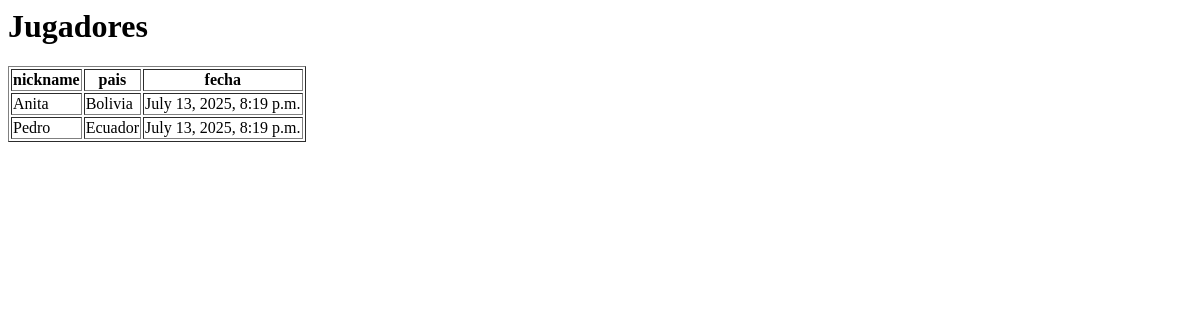
Before: /plataforma/jugadores/ with the older database file.
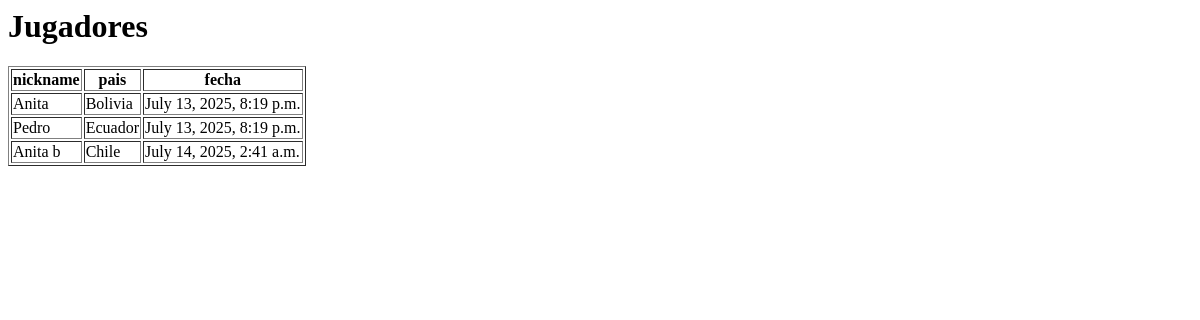
After: the same page with the newer database file.
### plataforma/models.py (models this page shows)
class Jugador(models.Model):
    id_jugador = models.UUIDField(primary_key=True, default=uuid.uuid4, editable=False)
    nickname = models.CharField(max_length=50, unique=True)
    pais = models.CharField(max_length=50)
    created_at = models.DateTimeField(auto_now_add=True)
    updated_at = models.DateTimeField(auto_now=True)

### plataforma/views.py (the view)
# urls.py: path('jugadores/', views.jugadores),
def jugadores(request):
    jugadores = Jugador.objects.all()
    return render(request, 'jugador.html', {
        "jugadores": jugadores
    })

### plataforma/templates/jugador.html
<h1>Jugadores</h1>
<table class="table" border="1">
    <thead>
        <tr>
            <th>nickname</th>
            <th>pais</th>
            <th>fecha</th>
        </tr>
    </thead>
    <tbody>
        {% for jugador in jugadores %}
        <tr>
            <td scope="row">{{ jugador.nickname }}</td>
            <td>{{ jugador.pais }}</td>
            <td>{{ jugador.created_at }}</td>
        </tr>
        {% endfor %}
    </tbody>
</table>

Changed rows visible on the page:
added Jugador: nickname "Anita b", pais "Chile", created_at "July 14, 2025, 2:41 a.m."
